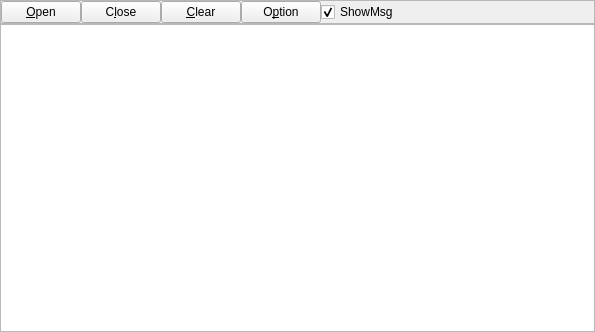
<?xml version="1.0" encoding="UTF-8"?>
<ui version="4.0">
 <class>Widget</class>
 <widget class="QWidget" name="Widget">
	<property name="geometry">
	 <rect>
		<x>0</x>
		<y>0</y>
		<width>595</width>
		<height>332</height>
	 </rect>
	</property>
	<property name="windowTitle">
	 <string>WebProxy</string>
	</property>
	<layout class="QGridLayout" name="mainLayout">
	 <property name="leftMargin">
		<number>0</number>
	 </property>
	 <property name="topMargin">
		<number>0</number>
	 </property>
	 <property name="rightMargin">
		<number>0</number>
	 </property>
	 <property name="bottomMargin">
		<number>0</number>
	 </property>
	 <property name="spacing">
		<number>0</number>
	 </property>
	 <item row="0" column="0">
		<layout class="QGridLayout" name="mainLayout_2">
		 <property name="spacing">
			<number>0</number>
		 </property>
		 <item row="0" column="0">
			<widget class="QFrame" name="frame">
			 <property name="frameShape">
				<enum>QFrame::StyledPanel</enum>
			 </property>
			 <property name="frameShadow">
				<enum>QFrame::Raised</enum>
			 </property>
			 <layout class="QGridLayout" name="gridLayout">
				<property name="leftMargin">
				 <number>0</number>
				</property>
				<property name="topMargin">
				 <number>0</number>
				</property>
				<property name="rightMargin">
				 <number>0</number>
				</property>
				<property name="bottomMargin">
				 <number>0</number>
				</property>
				<property name="spacing">
				 <number>0</number>
				</property>
				<item row="0" column="2">
				 <widget class="QPushButton" name="pbClose">
					<property name="text">
					 <string>C&amp;lose</string>
					</property>
				 </widget>
				</item>
				<item row="0" column="1">
				 <widget class="QPushButton" name="pbOpen">
					<property name="text">
					 <string>&amp;Open</string>
					</property>
				 </widget>
				</item>
				<item row="0" column="4">
				 <widget class="QPushButton" name="pbOption">
					<property name="text">
					 <string>O&amp;ption</string>
					</property>
				 </widget>
				</item>
				<item row="0" column="5">
				 <widget class="QCheckBox" name="chkShowMsg">
					<property name="text">
					 <string>ShowMsg</string>
					</property>
					<property name="checked">
					 <bool>true</bool>
					</property>
				 </widget>
				</item>
				<item row="0" column="3">
				 <widget class="QPushButton" name="pbClear">
					<property name="text">
					 <string>&amp;Clear</string>
					</property>
				 </widget>
				</item>
				<item row="0" column="6">
				 <spacer name="horizontalSpacer">
					<property name="orientation">
					 <enum>Qt::Horizontal</enum>
					</property>
					<property name="sizeHint" stdset="0">
					 <size>
						<width>40</width>
						<height>20</height>
					 </size>
					</property>
				 </spacer>
				</item>
			 </layout>
			</widget>
		 </item>
		 <item row="1" column="0">
			<widget class="QPlainTextEdit" name="pteMsg">
			 <property name="font">
				<font>
				 <family>Courier New</family>
				</font>
			 </property>
			</widget>
		 </item>
		</layout>
	 </item>
	</layout>
 </widget>
 <layoutdefault spacing="6" margin="11"/>
 <tabstops>
	<tabstop>pbOpen</tabstop>
	<tabstop>pbClose</tabstop>
	<tabstop>pbClear</tabstop>
	<tabstop>pbOption</tabstop>
	<tabstop>chkShowMsg</tabstop>
	<tabstop>pteMsg</tabstop>
 </tabstops>
 <resources/>
 <connections/>
</ui>
